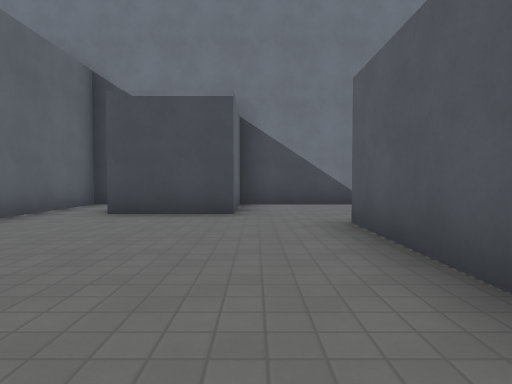
view 1 (above)

16 first-person views from a walk through a level from a Godot 3-D game. The camera is 1.2 m above the floor, tilts 2° down and sees 75° across. The floor is counted in squares, 2.25 m on a side. Each view is taken from the middle of a square. On the plan, view 1 faces up. The plan holds only what a view shows up to about 9 squares ahead; the rest is blank. The place goes on beyond the plan. Surface patterns are stand-ins for the level's own textures.

view 2
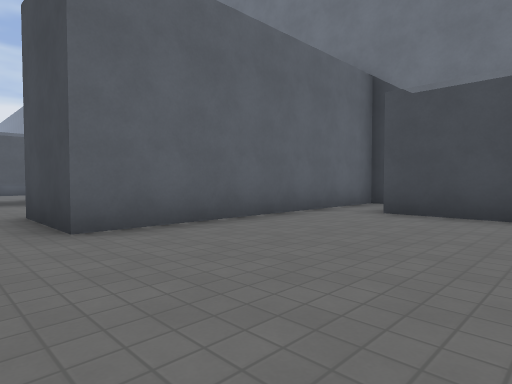

view 3
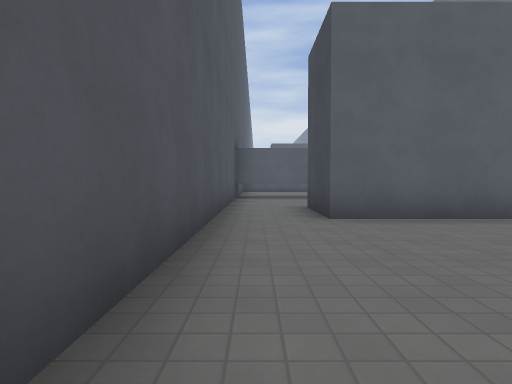

view 4
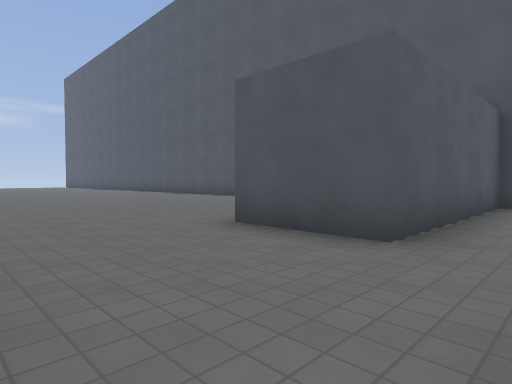

view 5
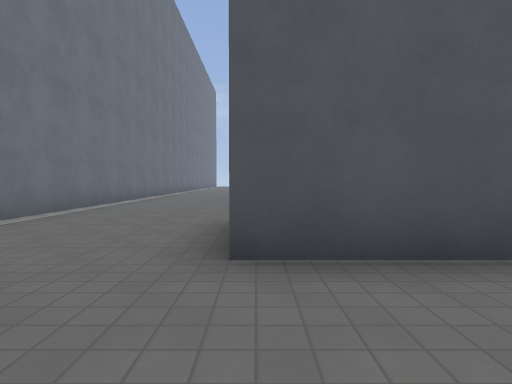

view 6
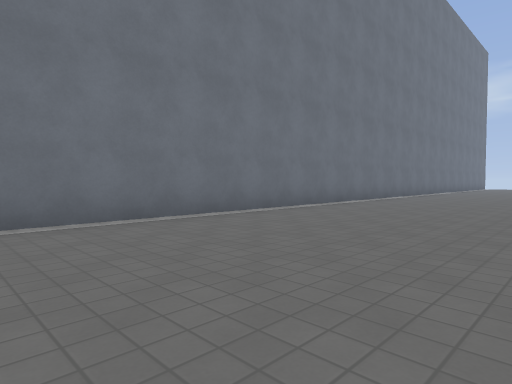

view 7
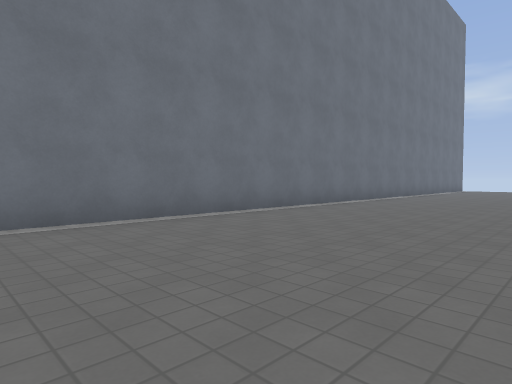

view 8
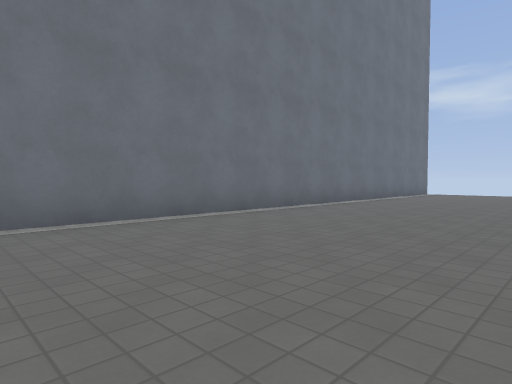

view 9
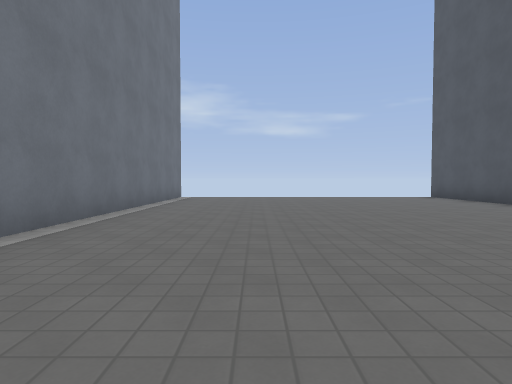

view 10
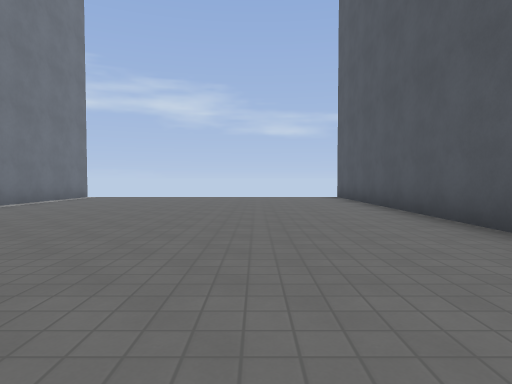

view 11
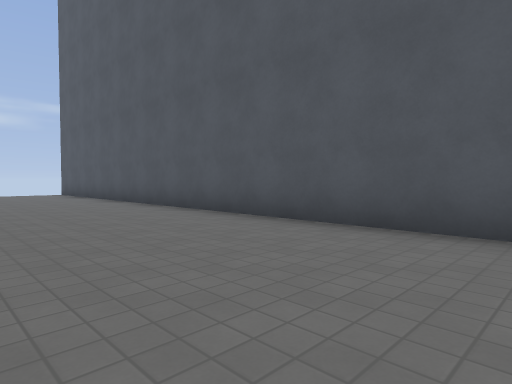

view 12
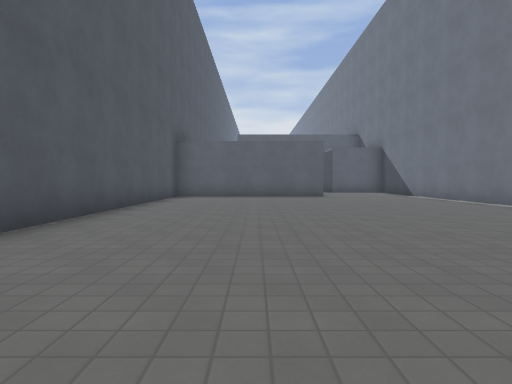

view 13
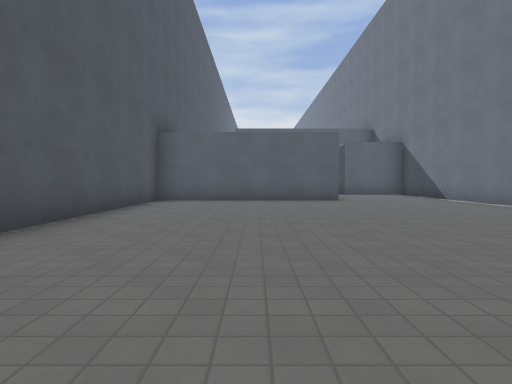

view 14
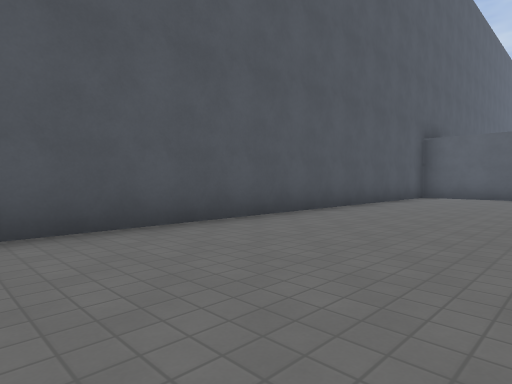

view 15
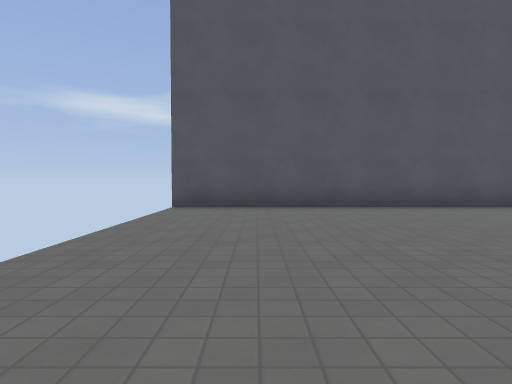

view 16
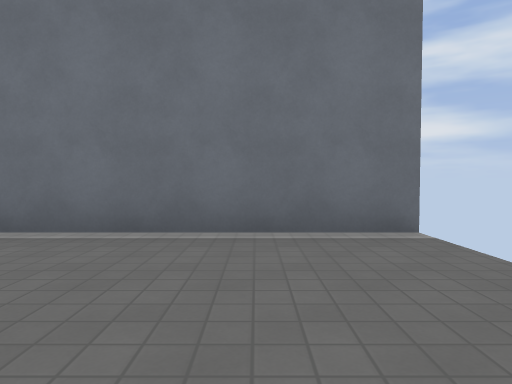

### Floor plan
Points are (right, up) in squares from view 1. A wall is a line through its corners. A room is listed if a view was taken in it or the views show most of it. See-through windows are left out.
Room 1 (views 1, 2, 3, 5)
walls: (-0.4, 5.3) (-2.4, 5.3); (-3.5, -0.6) (1.2, -0.6) (1.2, 4.2) (3.2, 4.2); (-3.6, 7.5) (-3.6, 1)
ways out: opening at (1, 5) to room 2; opening at (-4.5, 0)
Room 2 (views 4, 6, 7, 8, 9, 10, 11, 12, 13, 14, 15, 16)
walls: (3.2, 4.2) (3.2, -0.6) (27.8, -0.6); (27.8, 7.4) (-0.4, 7.4); (-0.4, 7.1) (-0.4, 5.3)
ways out: opening at (1, 5) to room 1

Where each view was taken, in squares from view 1:
view 1: 0 up, 0 right, facing up
view 2: 0 up, 0 right, facing up-left
view 3: 0 up, 1 right, facing left
view 4: 7 up, 0 right, facing down-right
view 5: 4 up, 1 left, facing right
view 6: 3 up, 4 right, facing up-right
view 7: 3 up, 9 right, facing up-right
view 8: 3 up, 14 right, facing up-right
view 9: 5 up, 17 right, facing right
view 10: 2 up, 17 right, facing right
view 11: 3 up, 14 right, facing down-right
view 12: 2 up, 14 right, facing left
view 13: 2 up, 12 right, facing left
view 14: 3 up, 14 right, facing down-left
view 15: 6 up, 26 right, facing down
view 16: 4 up, 26 right, facing up
